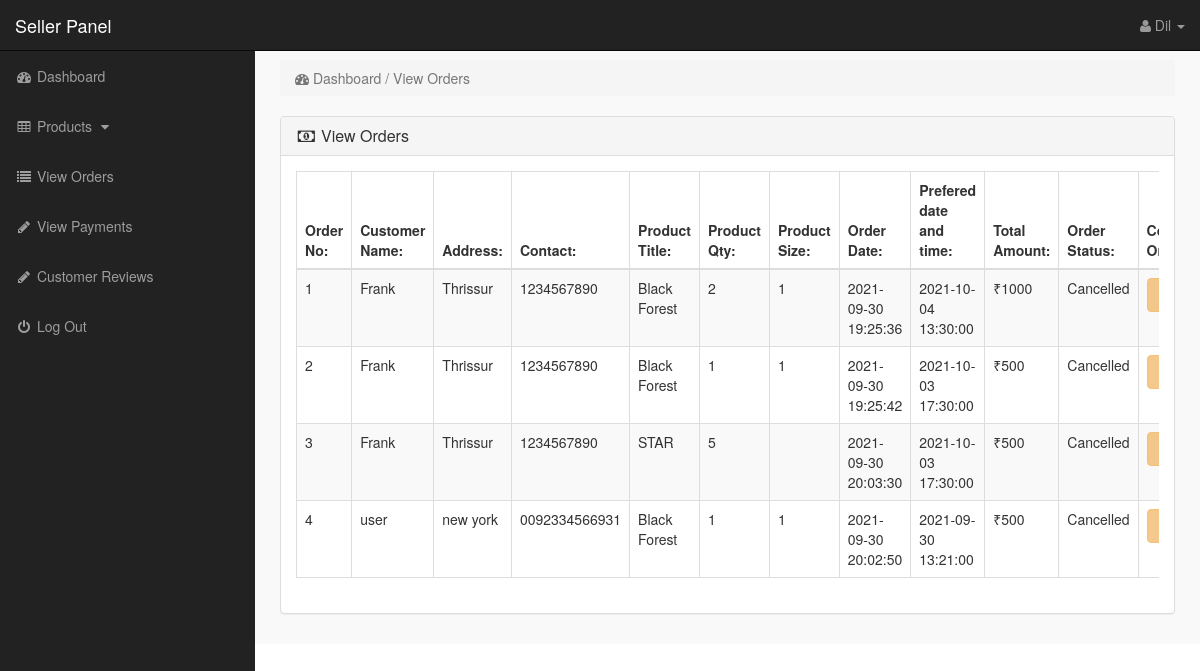
/seller-area/index.php?view_orders (signed in), run on the app's committed database.
### tables this page shows
CREATE TABLE `seller` (
  `Seller_name` varchar(20) NOT NULL,
  `Seller_email` varchar(50) NOT NULL,
  `Seller_pass` varchar(50) NOT NULL,
  `Seller_id` varchar(15) NOT NULL,
  `Seller_city` varchar(15) NOT NULL,
  `Seller_contact` varchar(20) NOT NULL,
  `Seller_address` varchar(100) NOT NULL,
  `confirm` int(11) NOT NULL
);

CREATE TABLE `customer_orders` (
  `order_id` int(10) NOT NULL,
  `customer_id` int(10) NOT NULL,
  `pro_id` int(10) NOT NULL,
  `wish_text` varchar(30) NOT NULL,
  `s_id` varchar(20) NOT NULL,
  `due_amount` int(100) NOT NULL,
  `invoice_no` int(100) NOT NULL,
  `qty` int(10) NOT NULL,
  `size` text NOT NULL,
  `order_date` timestamp NOT NULL DEFAULT current_timestamp(),
  `order_status` text NOT NULL,
  `pro_dt` datetime DEFAULT NULL
);

CREATE TABLE `customers` (
  `customer_id` int(10) NOT NULL,
  `customer_name` varchar(255) NOT NULL,
  `customer_email` varchar(255) NOT NULL,
  `customer_pass` varchar(255) NOT NULL,
  `customer_country` text NOT NULL,
  `customer_city` text NOT NULL,
  `customer_contact` varchar(255) NOT NULL,
  `customer_address` text NOT NULL,
  `customer_image` text NOT NULL,
  `customer_ip` varchar(255) NOT NULL,
  `customer_confirm_code` text NOT NULL
);

CREATE TABLE `products` (
  `product_id` int(10) NOT NULL,
  `Seller_id` varchar(20) NOT NULL,
  `cat_id` int(10) NOT NULL,
  `manufacturer_id` int(10) NOT NULL,
  `date` timestamp NOT NULL DEFAULT current_timestamp() ON UPDATE current_timestamp(),
  `product_title` text NOT NULL,
  `product_url` text NOT NULL,
  `product_img1` text NOT NULL,
  `product_img2` text NOT NULL,
  `product_img3` text NOT NULL,
  `product_price` int(10) NOT NULL,
  `product_weight` text NOT NULL,
  `product_psp_price` int(100) DEFAULT NULL,
  `product_desc` text NOT NULL,
  `product_features` text NOT NULL,
  `product_video` text NOT NULL,
  `product_keywords` text NOT NULL,
  `product_label` text NOT NULL,
  `status` varchar(255) NOT NULL
);

### seller-area/view_orders.php (the view, shortened to what this page needs)
<?php
if(!isset($_SESSION['seller'])){
echo "<script>window.open('login.php','_self')</script>";
}
else {
?>
<div class="row">
<div class="col-lg-12">
<ol class="breadcrumb">
<li class="active">
<i class="fa fa-dashboard"></i> Dashboard / View Orders
</li>
</ol>
</div>
</div>
<div class="row">
<div class="col-lg-12">
<div class="panel panel-default">
<div class="panel-heading">
<h3 class="panel-title">
<i class="fa fa-money fa-fw"></i> View Orders
</h3>
</div>
<div class="panel-body">
<div class="table-responsive">
<table class="table table-bordered table-hover table-striped">
<thead>
<tr>
<th>Order No:</th>
<th>Customer Name:</th>
<th>Address:</th>
<th>Contact:</th>
<th>Product Title:</th>
<th>Product Qty:</th>
<th>Product Size:</th>
<th>Order Date:</th>
<th>Prefered date and time:</th>
<th>Total Amount:</th>
<th>Order Status:</th>
<th>Confirm Order:</th>
</tr>
</thead>
<tbody>
<?php
$i = 0;
$seller_session = $_SESSION['seller'];
$get_orders = "select * from customer_orders where order_status in ('Pending','Cancelled') and s_id='$seller_session'";
$run_orders = mysqli_query($con,$get_orders);
while ($row_orders = mysqli_fetch_array($run_orders)) {
$order_id = $row_orders['order_id'];
$c_id = $row_orders['customer_id'];
$product_id = $row_orders['pro_id'];
$qty = $row_orders['qty'];
$size = $row_orders['size'];
$order_status = $row_orders['order_status'];
$get_products = "select * from products where product_id='$product_id' AND Seller_id='$seller_session'";
$run_products = mysqli_query($con,$get_products);
$row_products = mysqli_fetch_array($run_products);
$product_title = $row_products['product_title'];
$i++;
?>
<tr>
<td><?php echo $i; ?></td>
<td>
<?php
$get_customer = "select * from customers where customer_id='$c_id'";
$run_customer = mysqli_query($con,$get_customer);
$row_customer = mysqli_fetch_array($run_customer);
$customer_email = $row_customer['customer_name'];
$invoice_no = $row_customer['customer_address'];
$no=$row_customer['customer_contact'];
echo $customer_email;
 ?>
 </td>
<td><?php echo $invoice_no; ?></td>
<td><?php echo $no; ?></td>
<td><?php echo $product_title; ?></td>
<td><?php echo $qty; ?></td>
<td><?php echo $size; ?></td>
<td>
<?php
$get_customer_order = "select * from customer_orders where order_id='$order_id' and s_id='$seller_session'";
$run_customer_order = mysqli_query($con,$get_customer_order);
$row_customer_order = mysqli_fetch_array($run_customer_order);
$order_date = $row_customer_order['order_date'];
$order_pdate = $row_customer_order['pro_dt'];
$due_amount = $row_customer_order['due_amount'];
echo $order_date;
?>
</td>
<td><?php echo $order_pdate; ?></td>
<td>₹<?php echo $due_amount; ?></td>
<td>
<?php
if($order_status=='Pending')
echo $order_status='Pending';
elseif($order_status=='Cancelled')
echo $order_status='Cancelled';
else
echo $order_status='Complete';
?>
</td>
<td>
<form class="form-horizontal" action="" method="post">
<?php
if($order_status=='Cancelled')
echo "<button class='btn btn-warning' disabled> Cancelled </button>";
else
echo "<button name='confirm' class='form-control btn btn-primary' value='$order_id'> Completed </button>";
?>
</form>
</td>
</tr>
<?php } ?>
</tbody>
</table>
</div>
</div>
</div>
</div>
</div>
<?php } ?>

### seller-area/includes/sidebar.php (shortened to what this page needs)
<?php
if(!isset($_SESSION['seller'])){
echo "<script>window.open('login.php','_self')</script>";
}
else {
?>
<nav class="navbar navbar-inverse navbar-fixed-top" >
<div class="navbar-header" >
<a class="navbar-brand" href="index.php?dashboard" >Seller Panel</a>
</div>
<ul class="nav navbar-right top-nav" >
<li class="dropdown" >
<a href="#" class="dropdown-toggle" data-toggle="dropdown" >
<i class="fa fa-user" ></i>
<?php echo $admin_name; ?> <b class="caret" ></b>
</a>
</li>
</ul>
<div class="collapse navbar-collapse navbar-ex1-collapse">
<ul class="nav navbar-nav side-nav">
<li>
<a href="index.php?dashboard">
<i class="fa fa-fw fa-dashboard"></i> Dashboard
</a>
</li>
<li>
<a href="#" data-toggle="collapse" data-target="#products">
<i class="fa fa-fw fa-table"></i> Products
<i class="fa fa-fw fa-caret-down"></i>
</a>
</li>
<li>
<li>
<a href="index.php?view_orders">
<i class="fa fa-fw fa-list"></i> View Orders
</a>
</li>
<li>
<a href="index.php?view_payments">
<i class="fa fa-fw fa-pencil"></i> View Payments
</a>
</li>
<li>
<a href="index.php?view_reviews">
<i class="fa fa-fw fa-pencil"></i> Customer Reviews
</a>
</li>
<li>
<a href="logout.php">
<i class="fa fa-fw fa-power-off"></i> Log Out
</a>
</li>
</ul>
</div>
</nav>
<?php } ?>

### seller-area/css/style.css (style rules this page uses)
body { margin-top:100px; }
@media (min-width: 768px) { body { margin-top:50px; } }
.top-nav { padding:0 15px; }
.top-nav>li { display:inline-block; float:left; }
.top-nav>li>a { padding-top:15px; padding-bottom:15px; line-height:20px; color:#999; }
@media (min-width: 768px) { .side-nav { position:fixed; top:51px; width:255px; border-radius:0; overflow-y:auto; background-color: #222; bottom:0; overflow-x:hidden; padding-bottom:40px; } }
@media (min-width: 768px) { .side-nav>li>a { width:255px; } }
.panel-body { border-radius:5px; }

### data on the page
seller: Seller_name "Dil"
customer_orders: customer.customer_name "Frank", customer.customer_address "Thrissur", customer.customer_contact "1234567890", products.product_title "Black Forest", qty "2", size "1", order_date "2021-09-30 19:25:36", pro_dt "2021-10-04 13:30:00", due_amount "1000"
customer_orders: customer.customer_name "Frank", customer.customer_address "Thrissur", customer.customer_contact "1234567890", products.product_title "Black Forest", qty "1", size "1", order_date "2021-09-30 19:25:42", pro_dt "2021-10-03 17:30:00", due_amount "500"
customer_orders: customer.customer_name "Frank", customer.customer_address "Thrissur", customer.customer_contact "1234567890", products.product_title "STAR", qty "5", order_date "2021-09-30 20:03:30", pro_dt "2021-10-03 17:30:00", due_amount "500"
customer_orders: customer.customer_name "user", customer.customer_address "new york", customer.customer_contact "0092334566931", products.product_title "Black Forest", qty "1", size "1", order_date "2021-09-30 20:02:50", pro_dt "2021-09-30 13:21:00", due_amount "500"
